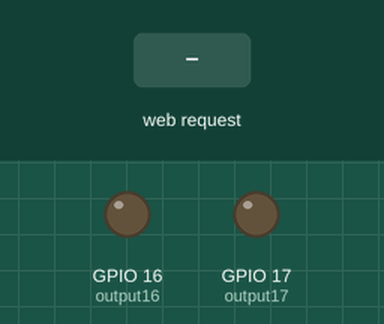
A sketch run on a simulated ESP32. Shown: output pins drawn as LEDs (lit = HIGH). The test bench sets the inputs (shaded band). WiFi joins after 1.5 s; servers stay silent unless stated; the local clock reads 2024-03-15 10:24:30 at power-on unless the sketch sets it; what the sketch prints to the serial monitor is not drawn.

Above: at 2.7 s.
2.8 s: HTTP request GET /16/on received
At 3.9 s:
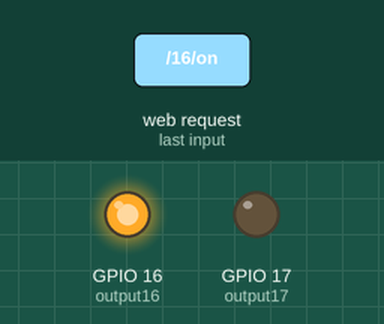
4.3 s: HTTP request GET /17/on received
At 5.1 s:
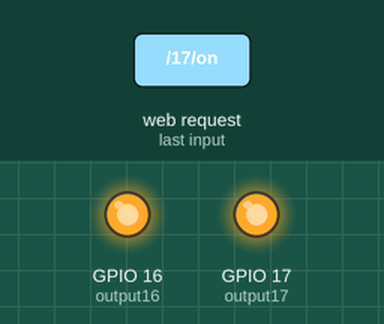
5.8 s: HTTP request GET /16/off received
At 6.2 s:
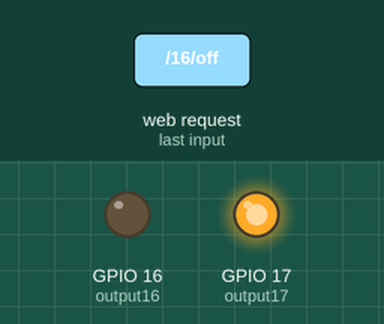
7.3 s: HTTP request GET /17/off received
At 8.6 s:
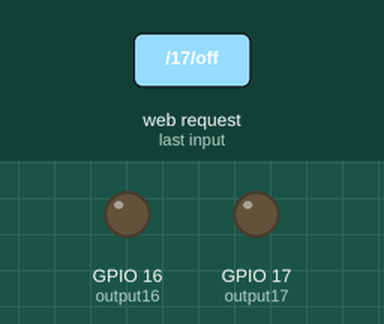
Timing chart, 0 to 9.8 s (numbered marks = the images above; inputs shaded):
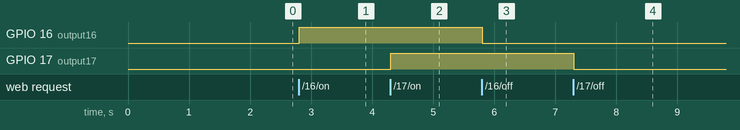

Measured:
- after the input at 2.8 s, GPIO 16 (output16): LOW → HIGH at once
- after the input at 4.3 s, GPIO 17 (output17): LOW → HIGH at once
- after the input at 5.8 s, GPIO 16 (output16): HIGH → LOW at once
- after the input at 7.3 s, GPIO 17 (output17): HIGH → LOW at once

The sketch:

task07-C.ino
```cpp
// Task07-A: LED 제어와 현재 시간을 표시하는 웹서버 구현
#include <WiFi.h>
#include <time.h>

// Wi-Fi 설정
const char* ssid = "Galaxy Z Flip4";  // 연결할 Wi-Fi SSID
const char* password = "1029384756";       // 연결할 Wi-Fi 비밀번호

// NTP 서버 정보 설정
const char* ntpServer = "pool.ntp.org";
const long gmtOffset_sec = 3600 * 9;  // 한국 시간 (GMT+9)
const int daylightOffset_sec = 0;     // 일광 절약 시간 없음

// 웹서버 설정 (HTTP 기본 포트 80)
WiFiServer server(80);

// HTTP 요청을 저장할 문자열
String header;

// GPIO 상태 변수
String output16State = "off";
String output17State = "off";

// GPIO 핀 할당
const int output16 = 16;
const int output17 = 17;

// 시간 관리 변수
unsigned long currentTime = millis();
unsigned long previousTime = 0;
const long timeoutTime = 2000;  // 타임아웃 시간 (2초)

// 현재 시간을 HTML 형식으로 반환하는 함수
String getFormattedTime() {
  struct tm timeinfo;
  if (!getLocalTime(&timeinfo)) {
    return "Failed to obtain time";
  }
  char timeString[64];
  strftime(timeString, sizeof(timeString), "%A, %B %d %Y %H:%M:%S", &timeinfo);
  return String(timeString);
}

// 웹 페이지를 렌더링하는 함수 (LED 상태 및 시간 표시)
void renderWebPage(WiFiClient& client) {
  // HTML 웹 페이지 생성
  client.println("<!DOCTYPE html><html>");
  client.println("<head><meta name=\"viewport\" content=\"width=device-width, initial-scale=1\">");
  client.println("<link rel=\"icon\" href=\"data:,\">");
  client.println("<style>html { font-family: Helvetica; text-align: center;}");
  client.println(".button { background-color: #4CAF50; border: none; color: white; padding: 16px 40px;");
  client.println("text-decoration: none; font-size: 30px; margin: 2px; cursor: pointer;}");
  client.println(".button2 {background-color: #555555;}</style></head>");

  // 웹 페이지 제목
  client.println("<body><h1>ESP32 Web Server</h1>");

  // 현재 시간 표시
  client.println("<h2>Current Time: " + getFormattedTime() + "</h2>");

  // GPIO 16 상태 및 버튼 표시
  client.println("<p>GPIO 16 - State " + output16State + "</p>");
  if (output16State == "off") {
    client.println("<p><a href=\"/16/on\"><button class=\"button\">ON</button></a></p>");
  } else {
    client.println("<p><a href=\"/16/off\"><button class=\"button button2\">OFF</button></a></p>");
  }

  // GPIO 17 상태 및 버튼 표시
  client.println("<p>GPIO 17 - State " + output17State + "</p>");
  if (output17State == "off") {
    client.println("<p><a href=\"/17/on\"><button class=\"button\">ON</button></a></p>");
  } else {
    client.println("<p><a href=\"/17/off\"><button class=\"button button2\">OFF</button></a></p>");
  }

  // HTML 종료
  client.println("</body></html>");
  client.println();
}

void setup() {
  // 시리얼 통신 시작
  Serial.begin(115200);

  // GPIO 핀을 출력 모드로 설정
  pinMode(output16, OUTPUT);
  pinMode(output17, OUTPUT);

  // 기본적으로 GPIO 핀을 LOW로 설정 (LED 꺼짐)
  digitalWrite(output16, LOW);
  digitalWrite(output17, LOW);

  // Wi-Fi 연결 시작
  Serial.printf("Connecting to %s ", ssid);
  WiFi.begin(ssid, password);
  while (WiFi.status() != WL_CONNECTED) {
    delay(500);
    Serial.print(".");
  }
  Serial.println(" CONNECTED");

  // NTP 서버와 시간 동기화
  configTime(gmtOffset_sec, daylightOffset_sec, ntpServer);

  // 웹 서버 시작
  server.begin();
}

void loop() {
  // 클라이언트 접속 대기
  WiFiClient client = server.available();
  if (client) {
    Serial.println("New Client.");  // 새로운 클라이언트 연결 메시지 출력
    String currentLine = "";  // 클라이언트 요청을 저장할 문자열
    currentTime = millis();
    previousTime = currentTime;

    // 클라이언트가 연결되어 있는 동안 처리
    while (client.connected() && currentTime - previousTime <= timeoutTime) {
      currentTime = millis();
      if (client.available()) {  // 클라이언트 요청이 있을 경우
        char c = client.read();  // 요청에서 문자를 읽고
        Serial.write(c);  // 시리얼 모니터에 출력
        header += c;

        // 두 개의 newline이 연속으로 들어오면 요청 종료
        if (c == '\n') {
          if (currentLine.length() == 0) {
            // HTTP 응답 헤더 생성
            client.println("HTTP/1.1 200 OK");
            client.println("Content-type:text/html");
            client.println("Connection: close");
            client.println();

            // 요청에 따라 GPIO 제어
            if (header.indexOf("GET /16/on") >= 0) {
              Serial.println("GPIO 16 on");
              output16State = "on";
              digitalWrite(output16, HIGH);
            } else if (header.indexOf("GET /16/off") >= 0) {
              Serial.println("GPIO 16 off");
              output16State = "off";
              digitalWrite(output16, LOW);
            } else if (header.indexOf("GET /17/on") >= 0) {
              Serial.println("GPIO 17 on");
              output17State = "on";
              digitalWrite(output17, HIGH);
            } else if (header.indexOf("GET /17/off") >= 0) {
              Serial.println("GPIO 17 off");
              output17State = "off";
              digitalWrite(output17, LOW);
            }

            // 웹 페이지 렌더링
            renderWebPage(client);

            // 요청 처리가 완료되었으므로 루프 종료
            break;
          } else {
            currentLine = "";  // 현재 라인 초기화
          }
        } else if (c != '\r') {  // 캐리지 리턴이 아닐 경우
          currentLine += c;  // 현재 라인에 문자를 추가
        }
      }
    }

    // 요청 헤더 초기화 및 클라이언트 연결 종료
    header = "";
    client.stop();
    Serial.println("Client disconnected.");
    Serial.println("");
  }
}
```
